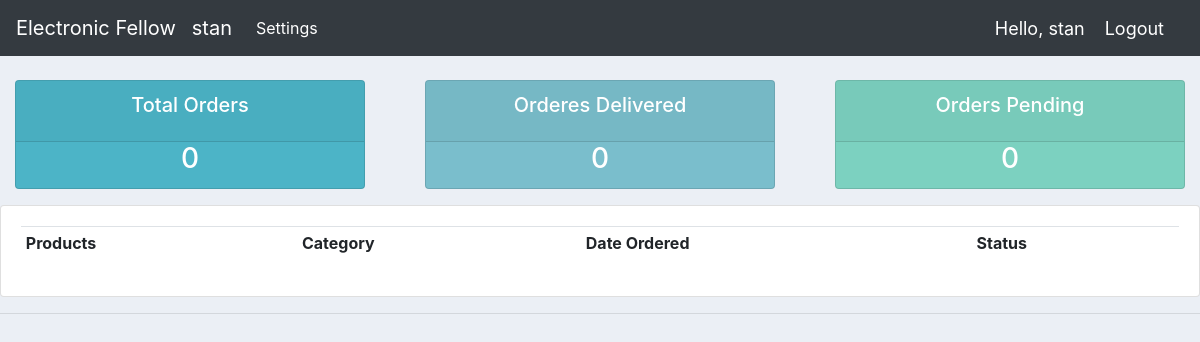
Page /user/ (signed in) on the earlier database version.
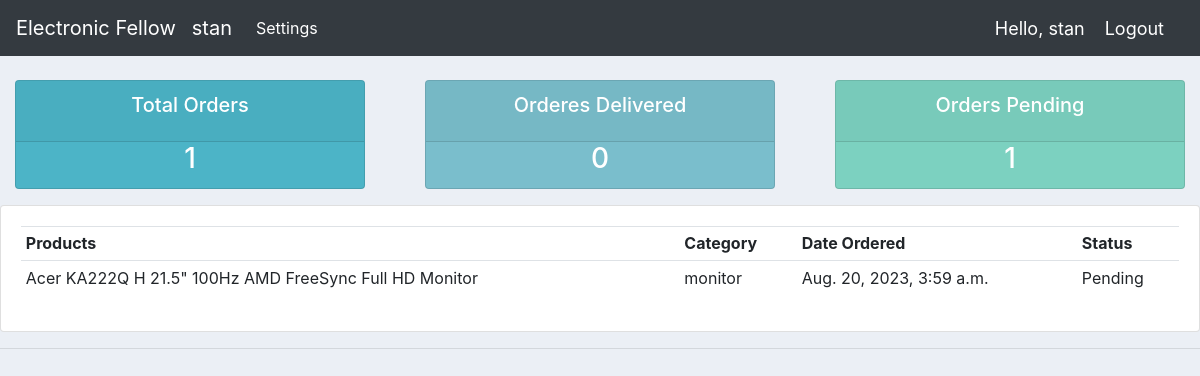
Same page on the later database version.
### store/models.py (models this page shows, shortened)
class Order(models.Model):
    STATUS = (
        ('Pending', 'Pending'),
        ('Out of Delivery', 'Out of Delivery'),
        ('Delivered', 'Delivered')
    )
    date_ordered = models.DateTimeField(auto_now_add=True, null=True)
    customer = models.ForeignKey(Customer, on_delete=models.SET_NULL, null = True, blank=True)
    product = models.ForeignKey(Product, on_delete=models.SET_NULL, null = True)
    status = models.CharField(max_length=200, null=True, choices=STATUS)
    complete = models.BooleanField(default=False)
    transaction_id = models.CharField(max_length=100, null=True)

class Product(models.Model):
    name = models.CharField(max_length=200)
    image = models.ImageField(null=True, blank=True)
    price = models.FloatField()
    model = models.CharField(max_length=100)
    processor = models.CharField(max_length=100, null=True, blank=True)
    memory = models.CharField(max_length=100, null=True, blank=True)
    detail = models.TextField(null=True, blank=True)
    category = models.CharField(max_length=200, null=True, blank=True)
    digital = models.BooleanField(default=False, null=True, blank=True)
    date_created = models.DateTimeField(auto_now_add=True, null=True)
    def __str__(self):
        return self.name

### store/decorators.py (the view)
        def wrapper_func(request, *args, **kwargs):
            group=None
            if request.user.groups.exists():
                group = request.user.groups.all()[0].name
            print(group)
            if group in allowed_roles:
                return view_func(request, *args, **kwargs)
            else:
                return HttpResponse('You are not authorized!')

### store/views.py (called while the page is built)
@login_required(login_url='login')
@allowed_users(allowed_roles=['customer'])
def userPage(request):
    orders = request.user.customer.order_set.all()
    print(orders)
    total_orders = orders.count()
    delivered = orders.filter(status='Delivered').count()
    pending = orders.filter(status='Pending').count()
    context = {'orders':orders, 'total_orders':total_orders, 'delivered':delivered, 'pending':pending}
    return render(request, 'store/customer.html', context)

### store/templates/store/customer.html (shortened to what this page needs)
{% extends 'store/base.html' %}
{% load static %}
{% block content %}
{% include 'store/status.html' %}
<div class="row">
    <div class="col-md">
        <div class="card card-body">
            <table class="table table-sm">
                <tr>
                    <th>Products</th>
                    <th>Category</th>
                    <th>Date Ordered</th>
                    <th>Status</th>
                </tr>
                {% for order in orders %}
                <tr>
                    <td>{{order.product}}</td>
                    <td>{{order.product.category}}</td>
                    <td>{{order.date_ordered}}</td>
                    <td>{{order.status}}</td>
                </tr>
                {% endfor %}
            </table>
        </div>
    </div>
</div>
{% endblock %}

Differences in the rows shown:
added Order: product "Acer KA222Q H 21.5\" 100Hz AMD FreeSync Full HD Monitor", product.category "monitor", date_ordered "Aug. 20, 2023, 3:59 a.m.", status "Pending"
Other differences:
{{ total_orders }}: "0" → "1"
{{ pending }}: "0" → "1"
